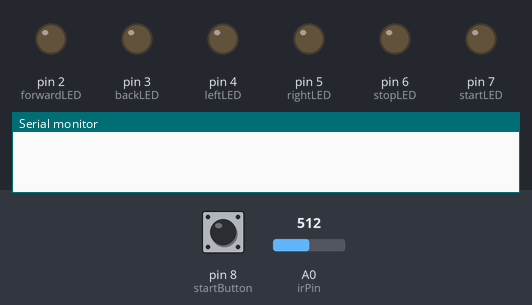
Simulated run of this sketch. Board: Arduino Uno, built with avr-gcc and run on an emulated ATmega328P. Parts: output pins drawn as LEDs (lit = HIGH), the last lines printed to the serial monitor. Dashed ring = blinking. Inputs (shaded band) come from the test bench; at power-on: pin 8 (startButton) LOW, A0 (irPin) = 512. At 3.8 s the program stops and its outputs stay as they are.

Above: at 1.2 s.
1.3 s: pin 8 (startButton) pulled HIGH for 0.15 s
At 1.7 s:
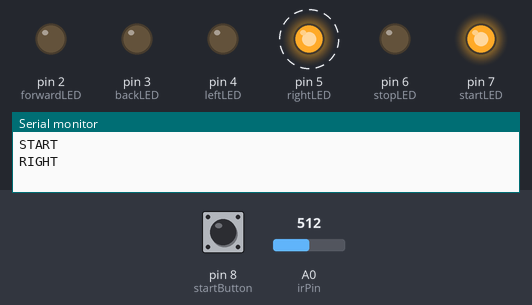
At 5.0 s:
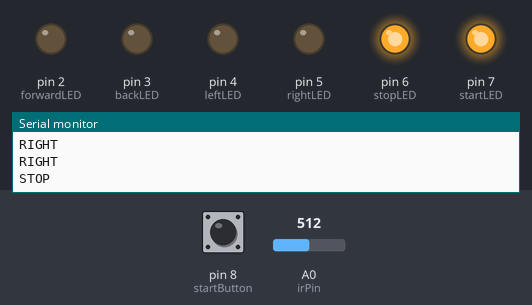
Timing chart, 0 to 5.3 s (numbered marks = the images above; inputs shaded):
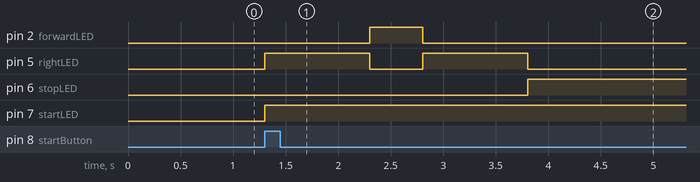

Measured:
- after the input at 1.3 s, pin 2 (forwardLED): LOW → HIGH after 1.0 s, → LOW 0.50 s later; pin 5 (rightLED): alternates HIGH for 1.0 s and LOW for 0.50 s, starting at once; pin 6 (stopLED): LOW → HIGH after 2.5 s; pin 7 (startLED): LOW → HIGH at once

The sketch:

pathfindingVisualization.ino
```cpp
// Include libraries
  /* None for now */

// Analog Pins
#define irPin 0            // analog pin  for IR sensor readings

// Digital Pins
#define forwardLED 2
#define backLED 3
#define leftLED 4
#define rightLED 5
#define stopLED 6
#define startLED 7         // Pin to control start LED
#define startButton 8      // digital pin for start button, high (1) == off, low (0) == on


// Fixed constants
#define loopCount 12       // loop count for averaging IR readings
#define startDebounceDelay 500
#define moveDelay 0000
#define LEDduration 1000
#define turnForwardDuration 500
#define turnDist 15
#define stopDist 15

// Initialize global variables
boolean startReading = false;
boolean start = false;
boolean lastLap = false;
int irVal;
unsigned long beforeTime, afterTime, lastStartTime, curStartTime;
float dist;

int leftRightTurn = 0; // next turn: left == 1, next turn: right == 0;
                       // starting from bottom left corner, turn right first
boolean initialStartString = false;

void setup() {

  // Set and define pins
  pinMode(irPin, INPUT);
  pinMode(startButton, INPUT);
  pinMode(startLED, OUTPUT);
  pinMode(forwardLED, OUTPUT);
  pinMode(backLED, OUTPUT);
  pinMode(leftLED, OUTPUT);
  pinMode(rightLED, OUTPUT);
  pinMode(stopLED, OUTPUT);

  // Open serial port
  Serial.begin(9600);
}

void loop() {

  startReading = digitalRead(startButton);

  if (startReading == true) {
    curStartTime = millis();
    if (curStartTime > (lastStartTime + startDebounceDelay)) {
      lastStartTime = curStartTime;
      start ^= true;
    }
  }

  // Print string to signal start of robot
  if ((!initialStartString) && (start)) {
    Serial.println("START");
    initialStartString = true;
  }

  if (start) digitalWrite(startLED, HIGH);
  else digitalWrite(startLED, LOW);

//  while (true) {
//    readIRsensor();
//    Serial.println(dist);
//  }

  if (start) {
    readIRsensor();

    if (dist < turnDist) {
      if (lastLap) moveStop();
      else if (leftRightTurn == 0) moveRight();
      else if (leftRightTurn == 1) moveLeft();
      leftRightTurn ^= 1;
    }
    else moveForward();
  }
}

/************************************************
 *** Helper Functions ***************************
 ************************************************/

void moveForward() {
//  Serial.println("FORWARD");
  digitalWrite(forwardLED, HIGH);
//  delay(LEDduration);
//  digitalWrite(forwardLED, LOW);
}

void moveBackward() {
  Serial.println("BACK");
  digitalWrite(forwardLED, LOW);
  digitalWrite(backLED, HIGH);
  delay(LEDduration);
  digitalWrite(backLED, LOW);
}

void moveLeft() {
  Serial.println("LEFT");
  digitalWrite(forwardLED, LOW);
  digitalWrite(leftLED, HIGH);
  delay(LEDduration);
  digitalWrite(leftLED, LOW);
  readIRsensor();
  if (dist < stopDist) lastLap = true;
  delay(moveDelay);

//  Serial.println("FORWARD");
  digitalWrite(forwardLED, HIGH);
  delay(turnForwardDuration);
  digitalWrite(forwardLED, LOW);

  Serial.println("LEFT");
  digitalWrite(leftLED, HIGH);
  delay(LEDduration);
  digitalWrite(leftLED, LOW);
}

void moveRight() {
  Serial.println("RIGHT");
  digitalWrite(forwardLED, LOW);
  digitalWrite(rightLED, HIGH);
  delay(LEDduration);
  digitalWrite(rightLED, LOW);
  readIRsensor();
  if (dist < stopDist) lastLap = true;
  delay(moveDelay);

//  Serial.println("FORWARD");
  digitalWrite(forwardLED, HIGH);
  delay(turnForwardDuration);
  digitalWrite(forwardLED, LOW);

  Serial.println("RIGHT");
  digitalWrite(rightLED, HIGH);
  delay(LEDduration);
  digitalWrite(rightLED, LOW);
}

void moveStop() {
  Serial.println("STOP");
  digitalWrite(forwardLED, LOW);
  digitalWrite(stopLED, HIGH);
  while (true);
}

void readIRsensor() {
  irVal = 0;
  for (int i = 0; i < loopCount; i++) {
    irVal += analogRead(irPin);
  }
  irVal /= loopCount;

  dist = 12343.85 * pow(irVal, -1.15);  // linearize the value
}

// code ends here
```
